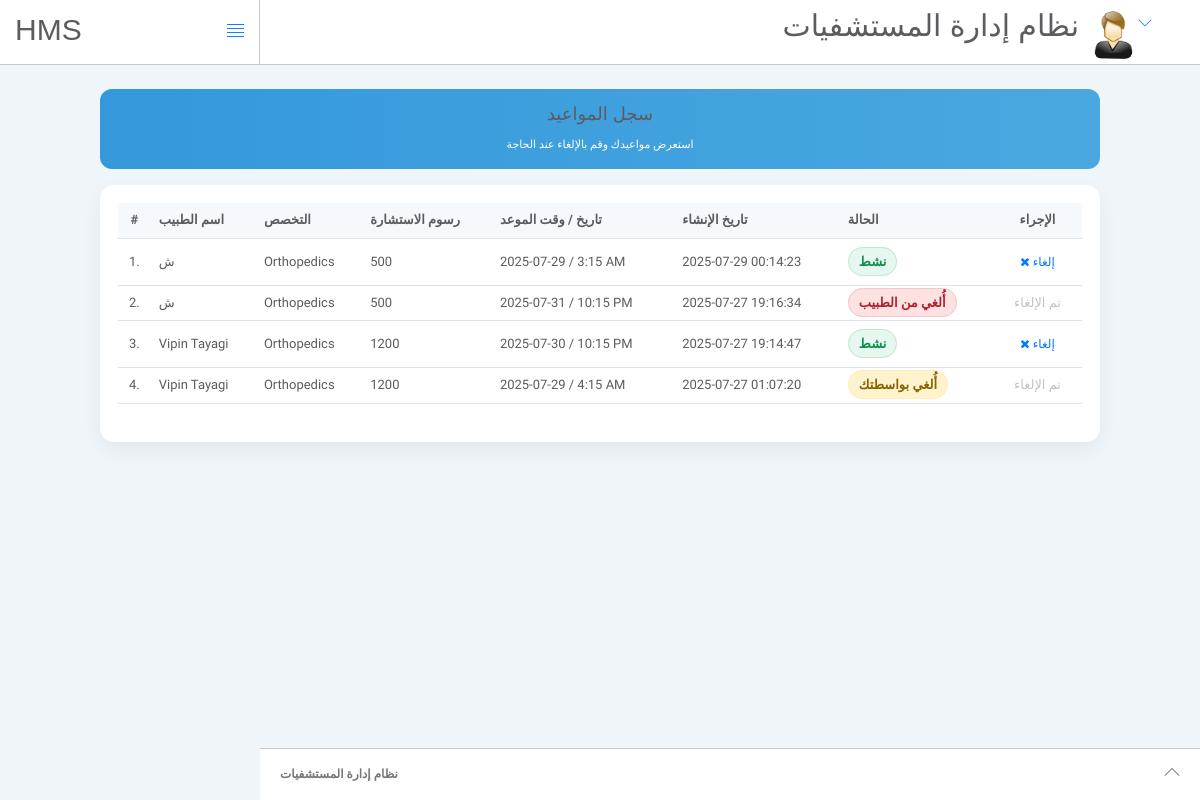
/hospital/hms/appointment-history.php (signed in), run on the app's committed database.
### tables this page shows
CREATE TABLE `appointment` (
  `id` int(11) NOT NULL,
  `doctorSpecialization` varchar(255) DEFAULT NULL,
  `doctorId` int(11) DEFAULT NULL,
  `userId` int(11) DEFAULT NULL,
  `consultancyFees` int(11) DEFAULT NULL,
  `appointmentDate` varchar(255) DEFAULT NULL,
  `appointmentTime` varchar(255) DEFAULT NULL,
  `postingDate` timestamp NULL DEFAULT current_timestamp(),
  `userStatus` int(11) DEFAULT NULL,
  `doctorStatus` int(11) DEFAULT NULL,
  `updationDate` timestamp NULL DEFAULT NULL ON UPDATE current_timestamp()
);

CREATE TABLE `doctors` (
  `id` int(11) NOT NULL,
  `specilization` varchar(255) DEFAULT NULL,
  `doctorName` varchar(255) DEFAULT NULL,
  `address` longtext DEFAULT NULL,
  `docFees` varchar(255) DEFAULT NULL,
  `contactno` bigint(11) DEFAULT NULL,
  `docEmail` varchar(255) DEFAULT NULL,
  `password` varchar(255) DEFAULT NULL,
  `creationDate` timestamp NULL DEFAULT current_timestamp(),
  `updationDate` timestamp NULL DEFAULT NULL ON UPDATE current_timestamp()
);

### hospital/hms/appointment-history.php (the view, shortened to what this page needs)
<?php
include('include/config.php');
$uid = intval($_SESSION['id']);
$perPage = 8;
$page = max(1, intval($_GET['page'] ?? 1));
$offset = ($page - 1) * $perPage;
$sql = mysqli_query($con, "
    SELECT d.doctorName AS docname, a.*
    FROM appointment a
    JOIN doctors d ON d.id = a.doctorId
    WHERE a.userId = '$uid'
    ORDER BY a.id DESC
    LIMIT $perPage OFFSET $offset
");
?>
<!DOCTYPE html>
<html lang="ar" dir="rtl">
<head>
    <link rel="stylesheet" href="vendor/bootstrap/css/bootstrap.min.css">
    <link rel="stylesheet" href="vendor/fontawesome/css/font-awesome.min.css">
    <link rel="stylesheet" href="vendor/themify-icons/themify-icons.min.css">
    <link href="vendor/animate.css/animate.min.css" rel="stylesheet">
    <link href="vendor/perfect-scrollbar/perfect-scrollbar.min.css" rel="stylesheet">
    <link href="vendor/switchery/switchery.min.css" rel="stylesheet">
    <link rel="stylesheet" href="assets/css/styles.css">
    <link rel="stylesheet" href="assets/css/plugins.css">
    <link rel="stylesheet" href="assets/css/themes/theme-1.css" id="skin_color" />
</head>
<body>
<div id="app">
    <?php include('include/header.php'); ?>
    <div class="container-narrow">
        <div class="page-head">
            <h4 class="m-0">سجل المواعيد</h4>
            <small class="opacity-75">استعرض مواعيدك وقم بالإلغاء عند الحاجة</small>
        </div>
        <div class="card-clean">
            <div class="table-responsive">
                <table class="table table-hover align-middle" id="appointmentsTable">
                    <thead>
                        <tr>
                            <th class="center">#</th>
                            <th>اسم الطبيب</th>
                            <th>التخصص</th>
                            <th>رسوم الاستشارة</th>
                            <th>تاريخ / وقت الموعد</th>
                            <th>تاريخ الإنشاء</th>
                            <th>الحالة</th>
                            <th class="text-center">الإجراء</th>
                        </tr>
                    </thead>
                    <tbody>
                        <?php
                        $rowNum = $offset + 1;
                        while ($row = mysqli_fetch_assoc($sql)):
                            if ($row['userStatus']==1 && $row['doctorStatus']==1) {
                                $statusHtml = '<span class="badge-soft badge-active">نشط</span>';
                            } elseif ($row['userStatus']==0 && $row['doctorStatus']==1) {
                                $statusHtml = '<span class="badge-soft badge-user-cancel">أُلغي بواسطتك</span>';
                            } else {
                                $statusHtml = '<span class="badge-soft badge-doc-cancel">أُلغي من الطبيب</span>';
                            }
                        ?>
                        <tr>
                            <td class="center"><?php echo $rowNum++; ?>.</td>
                            <td><?php echo htmlentities($row['docname']); ?></td>
                            <td><?php echo htmlentities($row['doctorSpecialization']); ?></td>
                            <td><?php echo htmlentities($row['consultancyFees']); ?></td>
                            <td><?php echo htmlentities($row['appointmentDate']); ?> / <?php echo htmlentities($row['appointmentTime']); ?></td>
                            <td><?php echo htmlentities($row['postingDate']); ?></td>
                            <td><?php echo $statusHtml; ?></td>
                            <td class="text-center">
                                <?php if ($row['userStatus']==1 && $row['doctorStatus']==1): ?>
                                    <a href="appointment-history.php?id=<?php echo (int)$row['id']; ?>&cancel=1&page=<?php echo $page; ?>"
                                       onclick="return confirm('هل تريد إلغاء هذا الموعد؟');"
                                       class="btn btn-sm btn-outline-danger">
                                        <i class="fa fa-times"></i> إلغاء
                                    </a>
                                <?php else: ?>
                                    <span class="text-muted">تم الإلغاء</span>
                                <?php endif; ?>
                            </td>
                        </tr>
                        <?php endwhile; ?>
                    </tbody>
                </table>
            </div>
        </div>
    </div>
    <?php include('include/footer.php'); ?>
</div>
</body>
</html>

### hospital/hms/include/header.php (shortened to what this page needs)
<header class="navbar navbar-default navbar-static-top">
					<div class="navbar-header">
						<a class="navbar-brand" href="#">
							<h2 style="padding-top:20% ">HMS</h2>
						</a>
						<a href="#" class="sidebar-toggler pull-right visible-md visible-lg" data-toggle-class="app-sidebar-closed" data-toggle-target="#app">
							<i class="ti-align-justify"></i>
						</a>
					</div>
					<div class="navbar-collapse collapse">
						<ul class="nav navbar-right">
								<li  style="padding-top:2% ">
								<h2>نظام إدارة المستشفيات</h2>
							</li>
							<li class="dropdown current-user">
								<a href class="dropdown-toggle" data-toggle="dropdown">
									<img src="assets/images/images.jpg"> <span class="username">
									?> <i class="ti-angle-down"></i></i></span>
								</a>
							</li>
						</ul>
					</div>
				</header>

### hospital/hms/include/footer.php
<footer>
				<div class="footer-inner">
					<div class="pull-left">
			<span class="text-bold text-uppercase"> نظام إدارة المستشفيات </span>
					</div>
					<div class="pull-right">
						<span class="go-top"><i class="ti-angle-up"></i></span>
					</div>
				</div>
			</footer>

### hospital/hms/assets/css/themes/theme-1.css (style rules this page uses)
body { background: #FAFAFA; }
header .navbar-header { background: #ffffff !important; border-right-color: #c8c7cc !important; border-bottom-color: #c8c7cc !important; }
header .navbar-header .sidebar-toggler, header .navbar-header .sidebar-mobile-toggler { color: #007aff !important; }
header .navbar-header .navbar-brand { color: #777 !important; }
header .navbar-collapse { background: #ffffff !important; border-bottom-color: #c8c7cc !important; box-shadow: none !important; }
header .navbar-collapse .navbar-right > li > a { color: #777; }
header .navbar-collapse .navbar-right > li > a i { color: #007aff !important; }
#app > footer { background: #ffffff !important; border-top-color: #c8c7cc !important; color: #777; }

### hospital/hms/appointment-history.php (style rules this page uses)
body { font-family:'Tajawal',sans-serif;background:#f0f5f9 }
.container-narrow { max-width:1000px;margin:24px auto }
.page-head { background:linear-gradient(90deg,#3498db,#4aa8e0); color:#fff;border-radius:12px;padding:16px 18px;margin-bottom:16px;text-align:center }
.card-clean { background:#fff;border-radius:14px;box-shadow:0 8px 20px rgba(0,0,0,.06);padding:18px }
.table thead th { background:#f5f8fc }
.badge-soft { border-radius:30px;padding:6px 10px;font-weight:600 }
.badge-active { background:#e6f7ef;color:#0f8f4e;border:1px solid #bfe9d1 }
.badge-user-cancel { background:#fff3cd;color:#856404;border:1px solid #ffeeba }
.badge-doc-cancel { background:#fde2e1;color:#b21f2d;border:1px solid #f5c6cb }

### data on the page
appointment: doctorId.doctorName "ش", doctorSpecialization "Orthopedics", consultancyFees "500", appointmentDate "2025-07-29", appointmentTime "3:15 AM", postingDate "2025-07-29 00:14:23", userStatus "نشط"
appointment: doctorId.doctorName "ش", doctorSpecialization "Orthopedics", consultancyFees "500", appointmentDate "2025-07-31", appointmentTime "10:15 PM", postingDate "2025-07-27 19:16:34", userStatus "أُلغي من الطبيب"
appointment: doctorId.doctorName "Vipin Tayagi", doctorSpecialization "Orthopedics", consultancyFees "1200", appointmentDate "2025-07-30", appointmentTime "10:15 PM", postingDate "2025-07-27 19:14:47", userStatus "نشط"
appointment: doctorId.doctorName "Vipin Tayagi", doctorSpecialization "Orthopedics", consultancyFees "1200", appointmentDate "2025-07-29", appointmentTime "4:15 AM", postingDate "2025-07-27 01:07:20", userStatus "أُلغي بواسطتك"
